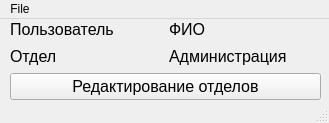
<?xml version="1.0" encoding="UTF-8"?>
<ui version="4.0">
 <class>AdminMainWindow</class>
 <widget class="QMainWindow" name="AdminMainWindow">
  <property name="geometry">
   <rect>
    <x>0</x>
    <y>0</y>
    <width>329</width>
    <height>123</height>
   </rect>
  </property>
  <property name="windowTitle">
   <string>Главное окно администратора</string>
  </property>
  <widget class="QWidget" name="centralwidget">
   <widget class="QWidget" name="gridLayoutWidget">
    <property name="geometry">
     <rect>
      <x>10</x>
      <y>0</y>
      <width>311</width>
      <height>81</height>
     </rect>
    </property>
    <layout class="QGridLayout" name="gridLayout">
     <item row="1" column="0">
      <widget class="QLabel" name="label_3">
       <property name="font">
        <font>
         <pointsize>12</pointsize>
        </font>
       </property>
       <property name="text">
        <string>Отдел</string>
       </property>
      </widget>
     </item>
     <item row="0" column="1">
      <widget class="QLabel" name="fioLabel">
       <property name="font">
        <font>
         <pointsize>12</pointsize>
        </font>
       </property>
       <property name="text">
        <string>ФИО</string>
       </property>
      </widget>
     </item>
     <item row="2" column="0" colspan="2">
      <widget class="QPushButton" name="openEditDepartmentsButton">
       <property name="font">
        <font>
         <pointsize>12</pointsize>
        </font>
       </property>
       <property name="text">
        <string>Редактирование отделов</string>
       </property>
      </widget>
     </item>
     <item row="0" column="0">
      <widget class="QLabel" name="label">
       <property name="font">
        <font>
         <pointsize>12</pointsize>
        </font>
       </property>
       <property name="text">
        <string>Пользователь</string>
       </property>
      </widget>
     </item>
     <item row="1" column="1">
      <widget class="QLabel" name="label_4">
       <property name="font">
        <font>
         <pointsize>12</pointsize>
        </font>
       </property>
       <property name="text">
        <string>Администрация</string>
       </property>
      </widget>
     </item>
    </layout>
   </widget>
  </widget>
  <widget class="QMenuBar" name="menubar">
   <property name="geometry">
    <rect>
     <x>0</x>
     <y>0</y>
     <width>329</width>
     <height>20</height>
    </rect>
   </property>
   <widget class="QMenu" name="menuFile">
    <property name="title">
     <string>File</string>
    </property>
    <widget class="QMenu" name="menuImport">
     <property name="title">
      <string>Import</string>
     </property>
     <addaction name="actionUsers"/>
     <addaction name="actionExpenses"/>
     <addaction name="actionStatements"/>
    </widget>
    <widget class="QMenu" name="menuExport">
     <property name="title">
      <string>Export</string>
     </property>
     <addaction name="actionUsers_2"/>
     <addaction name="actionExpenses_2"/>
     <addaction name="actionStatements_2"/>
    </widget>
    <addaction name="menuImport"/>
    <addaction name="menuExport"/>
   </widget>
   <addaction name="menuFile"/>
  </widget>
  <widget class="QStatusBar" name="statusbar"/>
  <action name="actionUsers">
   <property name="text">
    <string>Users</string>
   </property>
  </action>
  <action name="actionExpenses">
   <property name="text">
    <string>Expenses</string>
   </property>
  </action>
  <action name="actionStatements">
   <property name="text">
    <string>Statements</string>
   </property>
  </action>
  <action name="actionUsers_2">
   <property name="text">
    <string>Users</string>
   </property>
  </action>
  <action name="actionExpenses_2">
   <property name="text">
    <string>Expenses</string>
   </property>
  </action>
  <action name="actionStatements_2">
   <property name="text">
    <string>Statements</string>
   </property>
  </action>
 </widget>
 <resources/>
 <connections>
  <connection>
   <sender>openEditDepartmentsButton</sender>
   <signal>clicked()</signal>
   <receiver>AdminMainWindow</receiver>
   <slot>openEditDepartments()</slot>
   <hints>
    <hint type="sourcelabel">
     <x>165</x>
     <y>99</y>
    </hint>
    <hint type="destinationlabel">
     <x>164</x>
     <y>103</y>
    </hint>
   </hints>
  </connection>
  <connection>
   <sender>actionUsers</sender>
   <signal>triggered()</signal>
   <receiver>AdminMainWindow</receiver>
   <slot>importUsers()</slot>
   <hints>
    <hint type="sourcelabel">
     <x>-1</x>
     <y>-1</y>
    </hint>
    <hint type="destinationlabel">
     <x>164</x>
     <y>61</y>
    </hint>
   </hints>
  </connection>
  <connection>
   <sender>actionUsers_2</sender>
   <signal>triggered()</signal>
   <receiver>AdminMainWindow</receiver>
   <slot>exportUsers()</slot>
   <hints>
    <hint type="sourcelabel">
     <x>-1</x>
     <y>-1</y>
    </hint>
    <hint type="destinationlabel">
     <x>164</x>
     <y>61</y>
    </hint>
   </hints>
  </connection>
  <connection>
   <sender>actionExpenses</sender>
   <signal>triggered()</signal>
   <receiver>AdminMainWindow</receiver>
   <slot>importExpenses()</slot>
   <hints>
    <hint type="sourcelabel">
     <x>-1</x>
     <y>-1</y>
    </hint>
    <hint type="destinationlabel">
     <x>164</x>
     <y>61</y>
    </hint>
   </hints>
  </connection>
  <connection>
   <sender>actionExpenses_2</sender>
   <signal>triggered()</signal>
   <receiver>AdminMainWindow</receiver>
   <slot>exportExpenses()</slot>
   <hints>
    <hint type="sourcelabel">
     <x>-1</x>
     <y>-1</y>
    </hint>
    <hint type="destinationlabel">
     <x>164</x>
     <y>61</y>
    </hint>
   </hints>
  </connection>
  <connection>
   <sender>actionStatements</sender>
   <signal>triggered()</signal>
   <receiver>AdminMainWindow</receiver>
   <slot>importStatements()</slot>
   <hints>
    <hint type="sourcelabel">
     <x>-1</x>
     <y>-1</y>
    </hint>
    <hint type="destinationlabel">
     <x>164</x>
     <y>61</y>
    </hint>
   </hints>
  </connection>
  <connection>
   <sender>actionStatements_2</sender>
   <signal>triggered()</signal>
   <receiver>AdminMainWindow</receiver>
   <slot>exportStatements()</slot>
   <hints>
    <hint type="sourcelabel">
     <x>-1</x>
     <y>-1</y>
    </hint>
    <hint type="destinationlabel">
     <x>164</x>
     <y>61</y>
    </hint>
   </hints>
  </connection>
 </connections>
 <slots>
  <slot>openEditDepartments()</slot>
  <slot>exportUsers()</slot>
  <slot>exportExpenses()</slot>
  <slot>exportStatements()</slot>
  <slot>importUsers()</slot>
  <slot>importExpenses()</slot>
  <slot>importStatements()</slot>
 </slots>
</ui>
